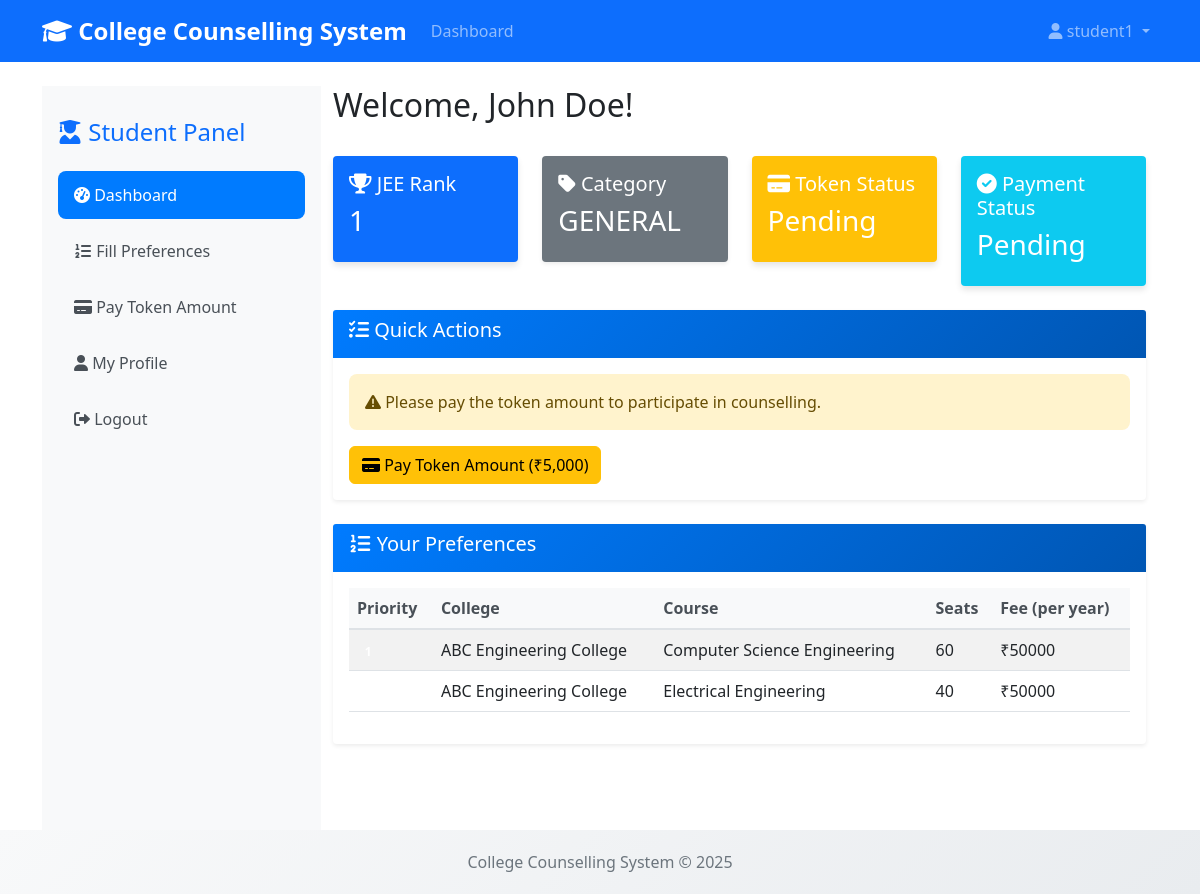
/students/dashboard/ (signed in), run on the app's committed database.
### accounts/models.py (models this page shows, shortened)
class User(AbstractUser):
    USER_TYPES = (
        ('super_admin', 'Super Admin'),
        ('college_admin', 'College Admin'),
        ('student', 'Student'),
    )
    user_type = models.CharField(max_length=20, choices=USER_TYPES)
    phone = models.CharField(max_length=15, blank=True)
    created_at = models.DateTimeField(auto_now_add=True)
    updated_at = models.DateTimeField(auto_now=True)

class StudentProfile(models.Model):
    user = models.OneToOneField(User, on_delete=models.CASCADE, related_name='student_profile')
    roll_number = models.CharField(max_length=20, unique=True)
    rank = models.IntegerField(unique=True)
    category = models.CharField(max_length=20, choices=[
        ('GENERAL', 'General'),
        ('OBC', 'OBC'),
        ('SC', 'SC'),
        ('ST', 'ST'),
    ])
    token_paid = models.BooleanField(default=False)
    class Meta:
        ordering = ['rank']

class CollegeProfile(models.Model):
    user = models.OneToOneField(User, on_delete=models.CASCADE, related_name='college_profile')
    college_name = models.CharField(max_length=200)
    college_code = models.CharField(max_length=10, unique=True)
    address = models.TextField()
    established_year = models.IntegerField()
    website = models.URLField(blank=True)

### students/models.py (models this page shows, shortened)
class StudentPreference(models.Model):
    student = models.ForeignKey(StudentProfile, on_delete=models.CASCADE, related_name='preferences')
    course = models.ForeignKey(Course, on_delete=models.CASCADE)
    preference_order = models.IntegerField()  # 1 = highest priority
    created_at = models.DateTimeField(auto_now_add=True)
    updated_at = models.DateTimeField(auto_now=True)
    class Meta:
        unique_together = ['student', 'course']
        ordering = ['student', 'preference_order']

### colleges/models.py (models this page shows, shortened)
class Course(models.Model):
    college = models.ForeignKey(CollegeProfile, on_delete=models.CASCADE, related_name='courses')
    course_name = models.CharField(max_length=200)
    course_code = models.CharField(max_length=20)
    department = models.CharField(max_length=100)
    degree_type = models.CharField(max_length=50, choices=[
        ('B.Tech', 'Bachelor of Technology'),
        ('B.E.', 'Bachelor of Engineering'),
        ('B.Sc', 'Bachelor of Science'),
        ('M.Tech', 'Master of Technology'),
        ('M.E.', 'Master of Engineering'),
        ('M.Sc', 'Master of Science'),
    ])
    duration_years = models.IntegerField(default=4)
    total_seats = models.IntegerField()
    seats_filled = models.IntegerField(default=0)
    fee_per_year = models.DecimalField(max_digits=10, decimal_places=2)
    is_active = models.BooleanField(default=True)
    created_at = models.DateTimeField(auto_now_add=True)
    class Meta:
        unique_together = ['college', 'course_code']
        ordering = ['college', 'course_name']

### students/views.py (the view)
# urls.py: path('dashboard/', views.student_dashboard, name='student_dashboard'),
@login_required
def student_dashboard(request):
    if request.user.user_type != 'student':
        return redirect('home')
    student = get_object_or_404(StudentProfile, user=request.user)
    preferences = StudentPreference.objects.filter(student=student)
    current_allocation = None
    try:
        allocation = Allocation.objects.filter(student=student, status='ALLOCATED').first()
        current_allocation = allocation.course if allocation else None
    except:
        pass
    context = {
        'student': student,
        'preferences': preferences,
        'current_allocation': current_allocation,
        'token_paid': student.token_paid,
    }
    return render(request, 'students/dashboard.html', context)

### templates/students/dashboard.html (shortened to what this page needs)
{% extends 'base.html' %}
{% load static %}
{% block content %}
<div class="container-fluid">
    <div class="row">
        <div class="col-md-3 bg-light sidebar">
            <div class="d-flex flex-column">
                <h4 class="text-primary mb-4">
                    <i class="fas fa-user-graduate"></i> Student Panel
                </h4>
                <nav class="nav flex-column">
                    <a class="nav-link active" href="{% url 'students:student_dashboard' %}">
                        <i class="fas fa-tachometer-alt"></i> Dashboard
                    </a>
                    <a class="nav-link" href="{% url 'students:fill_preferences' %}">
                        <i class="fas fa-list-ol"></i> Fill Preferences
                    </a>
                    <a class="nav-link" href="{% url 'students:make_payment' %}">
                        <i class="fas fa-credit-card"></i> Pay Token Amount
                    </a>
                    <a class="nav-link" href="{% url 'profile' %}">
                        <i class="fas fa-user"></i> My Profile
                    </a>
                    <a class="nav-link" href="{% url 'logout' %}">
                        <i class="fas fa-sign-out-alt"></i> Logout
                    </a>
                </nav>
            </div>
        </div>
        <div class="col-md-9">
            <div class="d-flex justify-content-between align-items-center mb-4">
                <h2>Welcome, {{ student.user.get_full_name }}!</h2>
                <div class="badge badge-info">Rank: {{ student.rank }}</div>
            </div>
            <div class="row mb-4">
                <div class="col-md-3">
                    <div class="card text-white bg-primary">
                        <div class="card-body">
                            <h5><i class="fas fa-trophy"></i> JEE Rank</h5>
                            <h3>{{ student.rank }}</h3>
                        </div>
                    </div>
                </div>
                <div class="col-md-3">
                    <div class="card text-white bg-secondary">
                        <div class="card-body">
                            <h5><i class="fas fa-tag"></i> Category</h5>
                            <h3>{{ student.category }}</h3>
                        </div>
                    </div>
                </div>
                <div class="col-md-3">
                    <div class="card text-white {% if student.token_paid %}bg-success{% else %}bg-warning{% endif %}">
                        <div class="card-body">
                            <h5><i class="fas fa-credit-card"></i> Token Status</h5>
                            <h3>{% if student.token_paid %}Paid{% else %}Pending{% endif %}</h3>
                        </div>
                    </div>
                </div>
                <div class="col-md-3">
                    <div class="card text-white {% if student.token_paid %}bg-success{% else %}bg-info{% endif %}">
                        <div class="card-body">
                            <h5><i class="fas fa-check-circle"></i> Payment Status</h5>
                            <h3>{% if student.token_paid %}Completed{% else %}Pending{% endif %}</h3>
                        </div>
                    </div>
                </div>
            </div>
            <div class="row mb-4">
                <div class="col-md-12">
                    <div class="card">
                        <div class="card-header">
                            <h5><i class="fas fa-tasks"></i> Quick Actions</h5>
                        </div>
                        <div class="card-body">
                            {% if not student.token_paid %}
                                <div class="alert alert-warning">
                                    <i class="fas fa-exclamation-triangle"></i>
                                    Please pay the token amount to participate in counselling.
                                </div>
                                <a href="{% url 'students:make_payment' %}" class="btn btn-warning">
                                    <i class="fas fa-credit-card"></i> Pay Token Amount (₹5,000)
                                </a>
                            {% else %}
                                <a href="{% url 'students:fill_preferences' %}" class="btn btn-primary">
                                    <i class="fas fa-list-ol"></i> Fill Preferences
                                </a>
                            {% endif %}
                        </div>
                    </div>
                </div>
            </div>
            {% if preferences %}
            <div class="row mb-4">
                <div class="col-md-12">
                    <div class="card">
                        <div class="card-header">
                            <h5><i class="fas fa-list-ol"></i> Your Preferences</h5>
                        </div>
                        <div class="card-body">
                            <div class="table-responsive">
                                <table class="table table-striped">
                                    <thead>
                                        <tr>
                                            <th>Priority</th>
                                            <th>College</th>
                                            <th>Course</th>
                                            <th>Seats</th>
                                            <th>Fee (per year)</th>
                                        </tr>
                                    </thead>
                                    <tbody>
                                        {% for pref in preferences %}
                                        <tr>
                                            <td><span class="badge badge-primary">{{ pref.preference_order }}</span></td>
                                            <td>{{ pref.course.college.college_name }}</td>
                                            <td>{{ pref.course.course_name }}</td>
                                            <td>{{ pref.course.total_seats }}</td>
                                            <td>₹{{ pref.course.fee_per_year|floatformat:0 }}</td>
                                        </tr>
                                        {% endfor %}
                                    </tbody>
                                </table>
                            </div>
                        </div>
                    </div>
                </div>
            </div>
            {% endif %}
        </div>
    </div>
</div>
{% endblock %}

### templates/base.html (shortened to what this page needs)
<!DOCTYPE html>
<html lang="en">
<head>
    <link href="https://cdn.jsdelivr.net/npm/bootstrap@5.1.3/dist/css/bootstrap.min.css" rel="stylesheet">
    <link href="https://cdnjs.cloudflare.com/ajax/libs/font-awesome/6.0.0/css/all.min.css" rel="stylesheet">
    {% load static %}
    <link href="{% static 'css/custom.css' %}" rel="stylesheet">
</head>
<body>
    <nav class="navbar navbar-expand-lg navbar-dark bg-primary">
        <div class="container">
            <a class="navbar-brand" href="{% url 'home' %}">
                <i class="fas fa-graduation-cap"></i> College Counselling System
            </a>
            <div class="collapse navbar-collapse" id="navbarNav">
                <ul class="navbar-nav me-auto">
                    {% if user.is_authenticated %}
                        <li class="nav-item">
                            <a class="nav-link" href="{% url 'dashboard' %}">Dashboard</a>
                        </li>
                    {% endif %}
                </ul>
                <ul class="navbar-nav">
                    {% if user.is_authenticated %}
                        <li class="nav-item dropdown">
                            <a class="nav-link dropdown-toggle" href="#" id="navbarDropdown" role="button" data-bs-toggle="dropdown">
                                <i class="fas fa-user"></i> {{ user.username }}
                            </a>
                        </li>
                    {% else %}
                        <li class="nav-item">
                            <a class="nav-link" href="{% url 'login' %}">Login</a>
                        </li>
                    {% endif %}
                </ul>
            </div>
        </div>
    </nav>
    <main class="container mt-4">
        {% block content %}
        {% endblock %}
    </main>
    <footer class="footer mt-auto">
        <div class="container text-center">
            <span class="text-muted">College Counselling System &copy; 2025</span>
        </div>
    </footer>
</body>
</html>

### static/css/custom.css (style rules this page uses)
.navbar-brand { font-weight: 700; font-size: 1.5rem; }
.sidebar { min-height: calc(100vh - 56px); padding: 2rem 1rem; }
.sidebar .nav-link { color: #495057; padding: 0.75rem 1rem; margin-bottom: 0.5rem; border-radius: 0.5rem; transition: all 0.3s ease; }
.sidebar .nav-link:hover, .sidebar .nav-link.active { background-color: #007bff; color: white; }
.card { border: none; box-shadow: 0 0.125rem 0.25rem rgba(0, 0, 0, 0.075); transition: box-shadow 0.15s ease-in-out; }
.card-header { background: linear-gradient(135deg, #007bff, #0056b3); border: none; font-weight: 600; }
.card.bg-primary, .card.bg-success, .card.bg-warning, .card.bg-info { border: none; box-shadow: 0 4px 6px rgba(0, 0, 0, 0.1); }
.btn { border-radius: 0.375rem; font-weight: 500; transition: all 0.2s ease; }
.table { background: white; }
.table th { background-color: #f8f9fa; border-bottom: 2px solid #dee2e6; font-weight: 600; color: #495057; }
.alert { border: none; border-radius: 0.5rem; }
.footer { background: linear-gradient(135deg, #f8f9fa, #e9ecef); margin-top: auto; }

### templates/base.html (style rules this page uses)
.navbar-brand { font-weight: bold; }
.footer { background-color: #f8f9fa; padding: 20px 0; margin-top: 50px; }
.card-header { background-color: #007bff; color: white; }

### data on the page
User: username "student1"
StudentProfile: user.get_full_name "John Doe", rank "1", category "GENERAL"
StudentPreference: course.college.college_name "ABC Engineering College", course.course_name "Computer Science Engineering", course.total_seats "60", course.fee_per_year "50000"
StudentPreference: course.college.college_name "ABC Engineering College", course.course_name "Electrical Engineering", course.total_seats "40", course.fee_per_year "50000"
